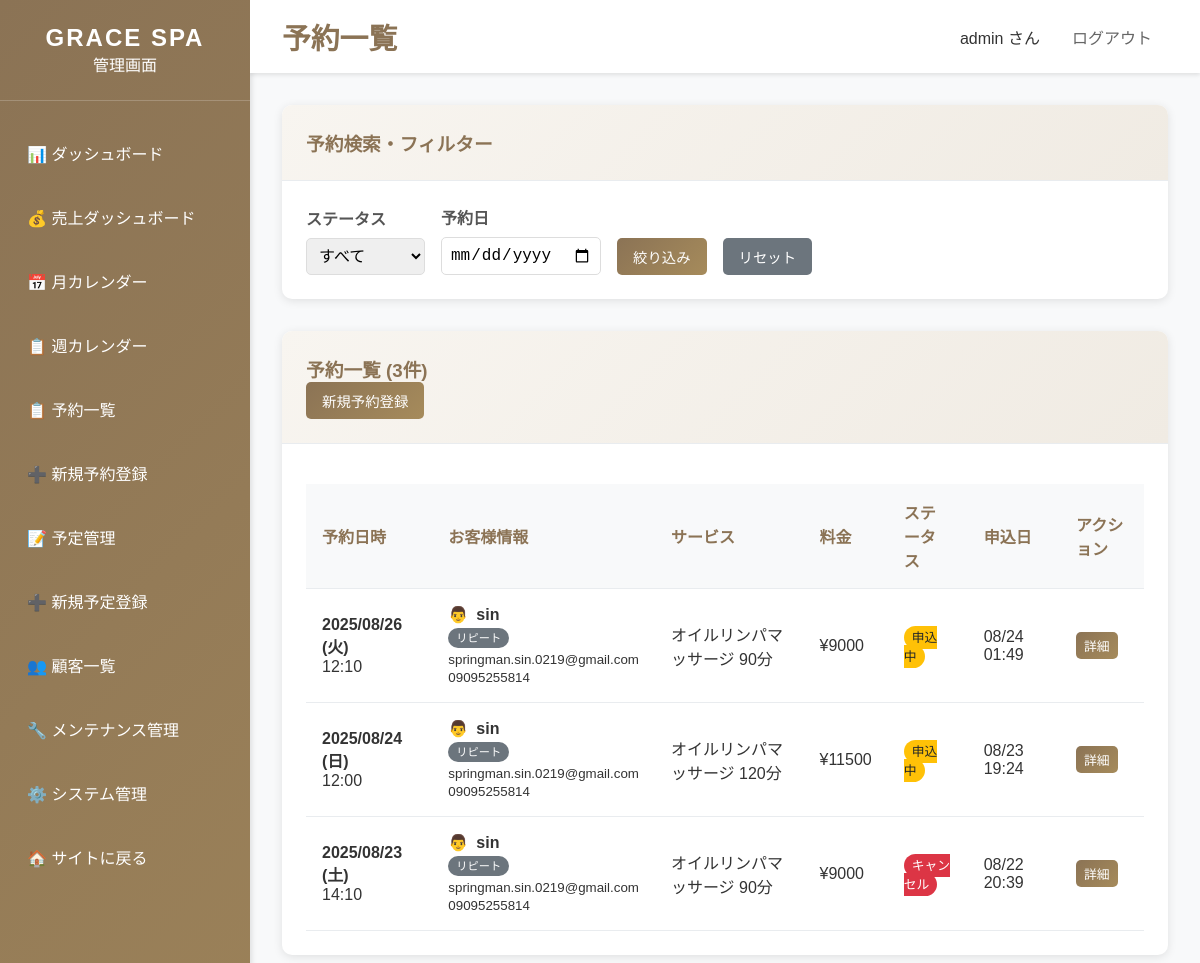
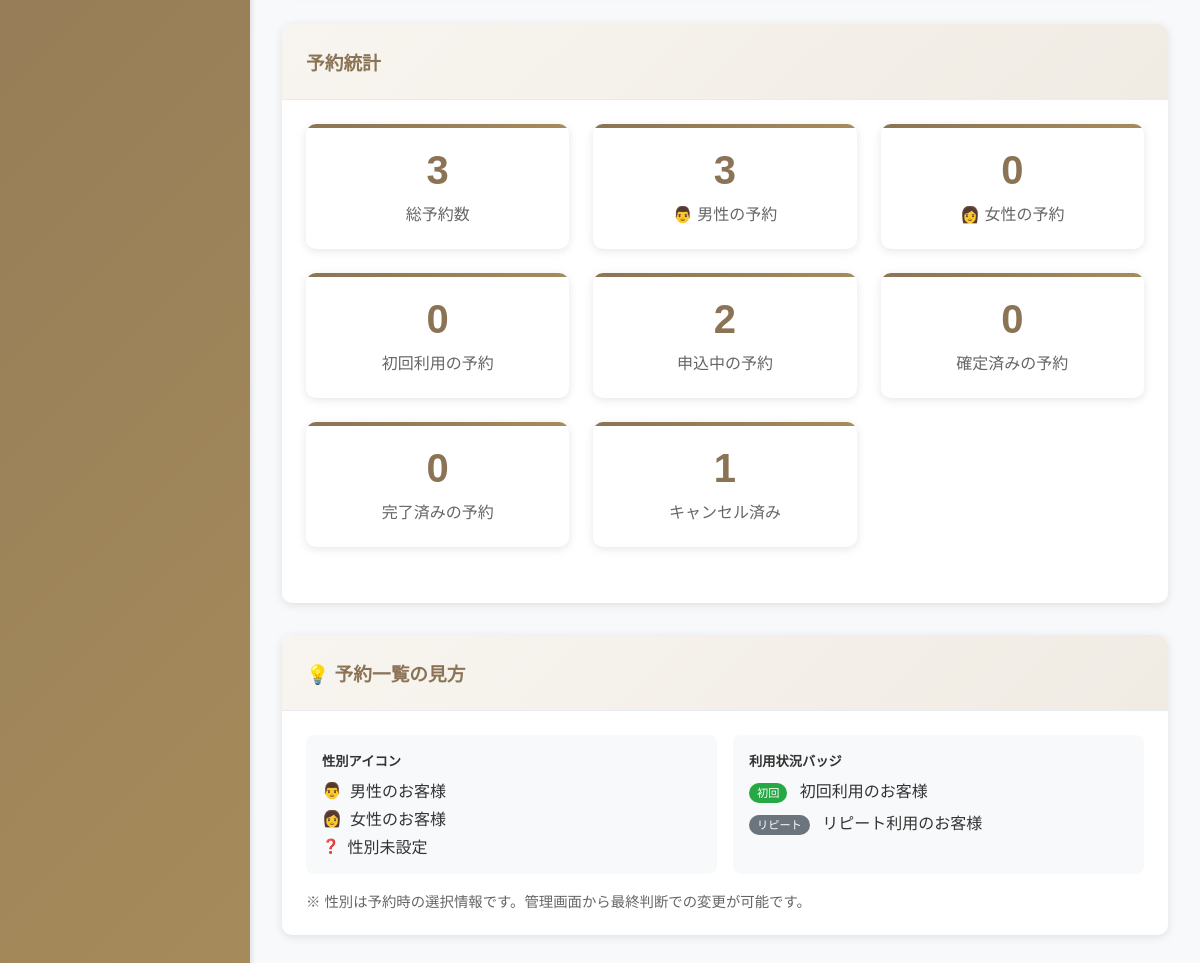
/dashboard/bookings/ (signed in), run on an earlier commit of the app's database (2 pictures, top to bottom).
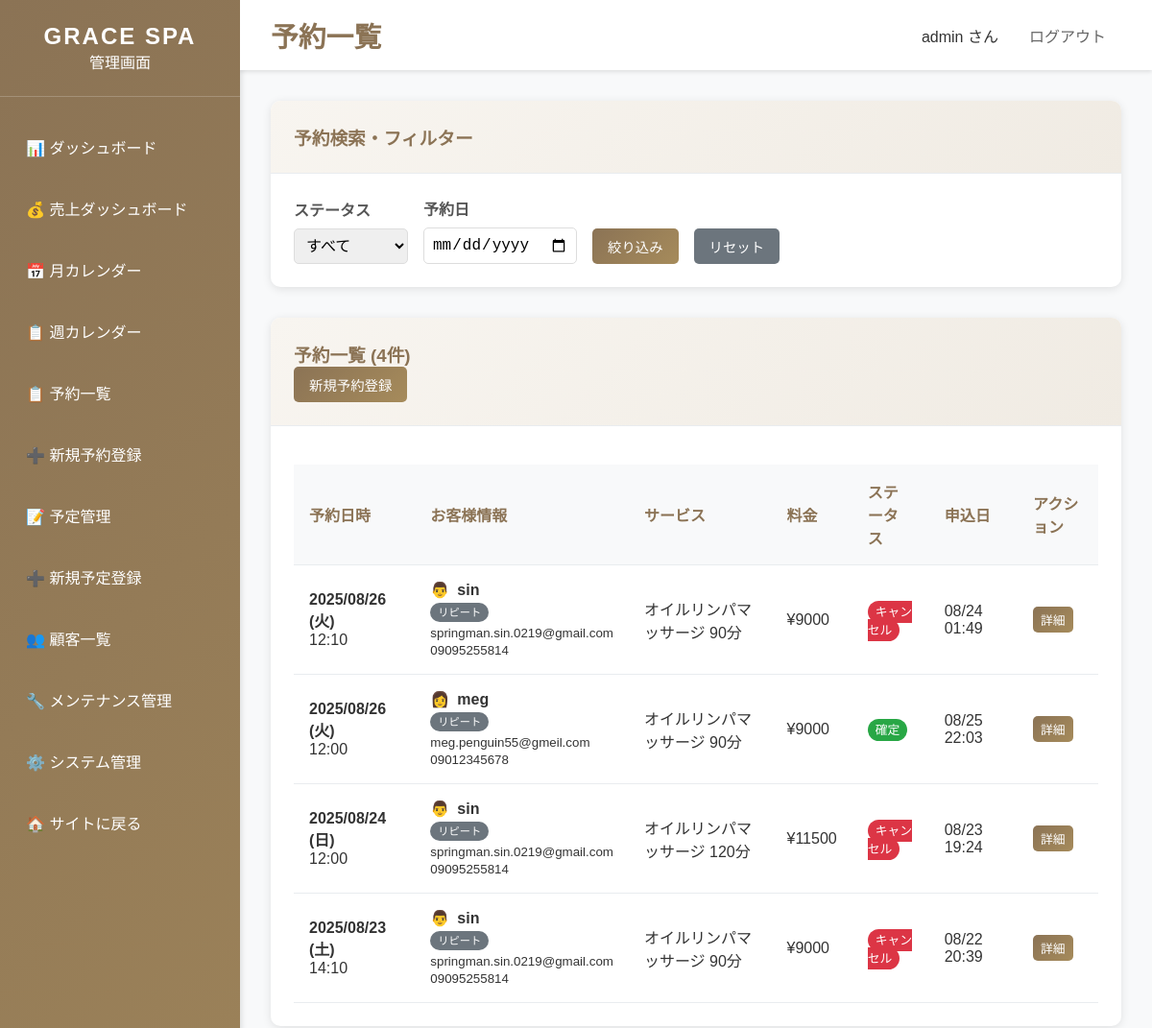
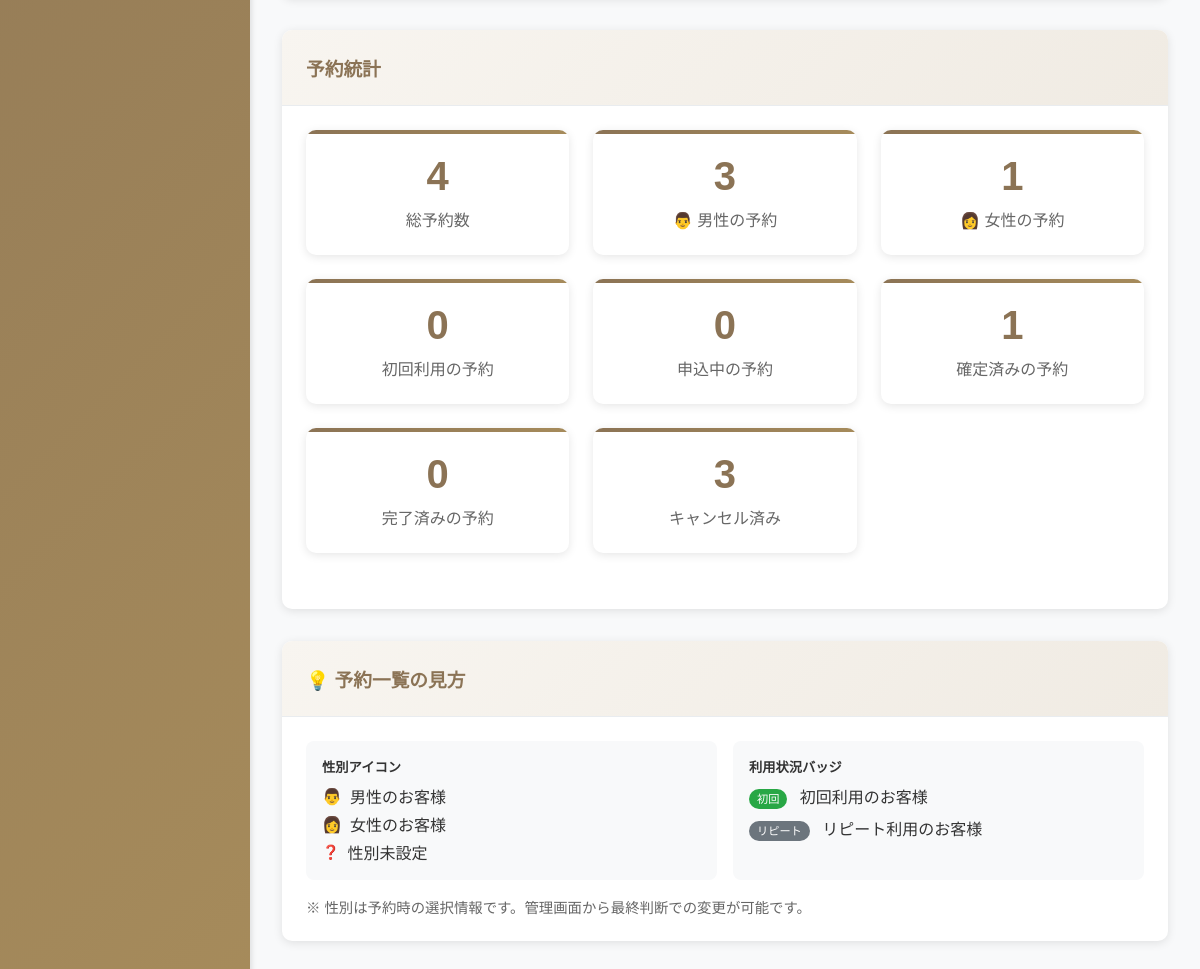
And on a later commit of the database (2 pictures, top to bottom).
### bookings/models.py (models this page shows, shortened)
class Booking(models.Model):
    STATUS_CHOICES = [
        ('pending', '承認待ち'),
        ('confirmed', '確定'),
        ('completed', '完了'),
        ('cancelled', 'キャンセル'),
    ]
    customer = models.ForeignKey(Customer, on_delete=models.CASCADE, verbose_name='顧客')
    service = models.ForeignKey(Service, on_delete=models.CASCADE, verbose_name='サービス')
    therapist = models.ForeignKey(Therapist, on_delete=models.SET_NULL, null=True, blank=True, verbose_name='施術者')
    booking_date = models.DateField('予約日')
    booking_time = models.TimeField('予約時間')
    status = models.CharField('ステータス', max_length=20, choices=STATUS_CHOICES, default='pending')
    notes = models.TextField('備考', blank=True)
    created_at = models.DateTimeField('作成日時', auto_now_add=True)
    updated_at = models.DateTimeField('更新日時', auto_now=True)
    class Meta:
        verbose_name = '予約'
        verbose_name_plural = '予約'
        ordering = ['-booking_date', '-booking_time']
        unique_together = ['therapist', 'booking_date', 'booking_time']

class Customer(models.Model):
    GENDER_CHOICES = [
        ('male', '男性'),
        ('female', '女性'),
    ]
    name = models.CharField('名前', max_length=100)
    email = models.EmailField('メールアドレス', unique=True)
    phone = models.CharField('電話番号', max_length=20)
    notes = models.TextField('備考', blank=True)  # ← 顧客の永続的な備考用（残す！）
    gender = models.CharField(
        '性別',
        max_length=10,
        choices=GENDER_CHOICES,
        blank=True,
        null=True
    )
    is_first_visit = models.BooleanField(
        '初回利用',
        default=True,
        help_text='初回利用かどうか'
    )
    created_at = models.DateTimeField('作成日時', auto_now_add=True)
    updated_at = models.DateTimeField('更新日時', auto_now=True)
    class Meta:
        verbose_name = '顧客'
        verbose_name_plural = '顧客'
        ordering = ['-created_at']

class Service(models.Model):
    name = models.CharField('サービス名', max_length=100)
    name_en = models.CharField('サービス名（英語）', max_length=100, blank=True, default='')  # ★ 追加
    description = models.TextField('説明', blank=True)
    description_en = models.TextField('説明（英語）', blank=True, default='')  # ★ 追加
    duration_minutes = models.PositiveIntegerField('施術時間（分）')
    price = models.PositiveIntegerField('料金')
    is_active = models.BooleanField('有効', default=True)
    sort_order = models.PositiveIntegerField('表示順', default=0)
    created_at = models.DateTimeField('作成日時', auto_now_add=True)
    updated_at = models.DateTimeField('更新日時', auto_now=True)
    class Meta:
        verbose_name = 'サービス'
        verbose_name_plural = 'サービス'
        ordering = ['sort_order', 'name']

### dashboard/views.py (the view)
# urls.py: path('dashboard/bookings/', views.booking_list, name='booking_list'),
@staff_member_required
def booking_list(request):
    status_filter = request.GET.get('status', '')
    date_filter = request.GET.get('date', '')
    bookings = Booking.objects.all()
    if status_filter:
        bookings = bookings.filter(status=status_filter)
    if date_filter:
        try:
            filter_date = datetime.strptime(date_filter, '%Y-%m-%d').date()
            bookings = bookings.filter(booking_date=filter_date)
        except ValueError:
            pass
    bookings = bookings.order_by('-booking_date', '-booking_time')
    booking_stats = {
        'total_bookings': bookings.count(),
        'male_bookings': bookings.filter(customer__gender='male').count(),
        'female_bookings': bookings.filter(customer__gender='female').count(),
        'first_visit_bookings': bookings.filter(customer__is_first_visit=True).count(),
        'pending_bookings': bookings.filter(status='pending').count(),
        'confirmed_bookings': bookings.filter(status='confirmed').count(),
        'completed_bookings': bookings.filter(status='completed').count(),
        'cancelled_bookings': bookings.filter(status='cancelled').count(),
    }
    context = {
        'title': '予約一覧 - GRACE SPA管理画面',
        'bookings': bookings,
        'booking_stats': booking_stats,  # ★ 統計データを追加
        'status_choices': Booking.STATUS_CHOICES,
        'current_status': status_filter,
        'current_date': date_filter,
    }
    return render(request, 'dashboard/booking_list.html', context)

### templates/dashboard/booking_list.html (shortened to what this page needs)
{% extends 'dashboard/base_dashboard.html' %}
{% block page_title %}予約一覧{% endblock %}
{% block content %}
<div class="card">
    <div class="card-header">
        <h3>予約検索・フィルター</h3>
    </div>
    <div class="card-body">
        <form method="get" style="display: flex; gap: 1rem; align-items: end; flex-wrap: wrap;">
            <div class="form-group" style="margin-bottom: 0;">
                <label for="status">ステータス</label>
                <select name="status" id="status" class="form-control">
                    <option value="">すべて</option>
                </select>
            </div>
            <div class="form-group" style="margin-bottom: 0;">
                <label for="date">予約日</label>
                <input type="date" name="date" id="date" value="{{ current_date }}" class="form-control">
            </div>
            <button type="submit" class="btn btn-primary">絞り込み</button>
            <a href="{% url 'dashboard:booking_list' %}" class="btn btn-secondary">リセット</a>
        </form>
    </div>
</div>
<div class="card">
    <div class="card-header">
        <h3>予約一覧 ({{ bookings.count }}件)</h3>
        <a href="{% url 'dashboard:booking_create' %}" class="btn btn-primary">新規予約登録</a>
    </div>
    <div class="card-body">
        {% if bookings %}
            <table class="table">
                <thead>
                    <tr>
                        <th>予約日時</th>
                        <th>お客様情報</th>
                        <th>サービス</th>
                        <th>料金</th>
                        <th>ステータス</th>
                        <th>申込日</th>
                        <th>アクション</th>
                    </tr>
                </thead>
                <tbody>
                    {% for booking in bookings %}
                    <tr>
                        <td>
                            <strong>{{ booking.booking_date|date:"Y/m/d (D)" }}</strong><br>
                            {{ booking.booking_time }}
                        </td>
                        <td>
                            <div style="display: flex; align-items: center; gap: 0.5rem;">
                                {% if booking.customer.gender == 'male' %}
                                    <span style="font-size: 16px; color: #007bff;" title="男性">👨</span>
                                {% elif booking.customer.gender == 'female' %}
                                    <span style="font-size: 16px; color: #e91e63;" title="女性">👩</span>
                                {% else %}
                                    <span style="font-size: 14px; color: #6c757d;" title="性別未設定">❓</span>
                                {% endif %}
                                <strong>{{ booking.customer.name }}</strong>
                            </div>
                            <div style="margin: 0.25rem 0;">
                                {% if booking.customer.is_first_visit %}
                                    <span class="badge" style="background: #28a745; color: white; font-size: 0.7rem;">初回</span>
                                {% else %}
                                    <span class="badge" style="background: #6c757d; color: white; font-size: 0.7rem;">リピート</span>
                                {% endif %}
                            </div>
                            <small>{{ booking.customer.email }}</small><br>
                            <small>{{ booking.customer.phone }}</small>
                        </td>
                        <td>{{ booking.service.name }}</td>
                        <td>¥{{ booking.service.price|floatformat:0 }}</td>
                        <td>
                            {% if booking.status == 'pending' %}
                                <span class="badge badge-pending">申込中</span>
                            {% elif booking.status == 'confirmed' %}
                                <span class="badge badge-confirmed">確定</span>
                            {% elif booking.status == 'completed' %}
                                <span class="badge badge-completed">完了</span>
                            {% elif booking.status == 'cancelled' %}
                                <span class="badge badge-cancelled">キャンセル</span>
                            {% elif booking.status == 'no_show' %}
                                <span class="badge badge-no-show">無断キャンセル</span>
                            {% endif %}
                        </td>
                        <td>{{ booking.created_at|date:"m/d H:i" }}</td>
                        <td>
                            <a href="{% url 'dashboard:booking_detail' booking.id %}"
                               class="btn btn-sm btn-primary">詳細</a>
                        </td>
                    </tr>
                    {% endfor %}
                </tbody>
            </table>
        {% endif %}
    </div>
</div>
<div class="card">
    <div class="card-header">
        <h3>予約統計</h3>
    </div>
    <div class="card-body">
        <div class="stats-grid">
            <div class="stat-card">
                <div class="stat-number">{{ booking_stats.total_bookings }}</div>
                <div class="stat-label">総予約数</div>
            </div>
            <div class="stat-card">
                <div class="stat-number">{{ booking_stats.male_bookings }}</div>
                <div class="stat-label">👨 男性の予約</div>
            </div>
            <div class="stat-card">
                <div class="stat-number">{{ booking_stats.female_bookings }}</div>
                <div class="stat-label">👩 女性の予約</div>
            </div>
            <div class="stat-card">
                <div class="stat-number">{{ booking_stats.first_visit_bookings }}</div>
                <div class="stat-label">初回利用の予約</div>
            </div>
            <div class="stat-card">
                <div class="stat-number">{{ booking_stats.pending_bookings }}</div>
                <div class="stat-label">申込中の予約</div>
            </div>
            <div class="stat-card">
                <div class="stat-number">{{ booking_stats.confirmed_bookings }}</div>
                <div class="stat-label">確定済みの予約</div>
            </div>
            <div class="stat-card">
                <div class="stat-number">{{ booking_stats.completed_bookings }}</div>
                <div class="stat-label">完了済みの予約</div>
            </div>
            <div class="stat-card">
                <div class="stat-number">{{ booking_stats.cancelled_bookings }}</div>
                <div class="stat-label">キャンセル済み</div>
            </div>
        </div>
    </div>
</div>
<div class="card">
    <div class="card-header">
        <h3>💡 予約一覧の見方</h3>
    </div>
    <div class="card-body">
        <div style="display: grid; grid-template-columns: repeat(auto-fit, minmax(250px, 1fr)); gap: 1rem;">
            <div style="padding: 1rem; background: #f8f9fa; border-radius: 8px;">
                <h5 style="margin-bottom: 0.5rem;">性別アイコン</h5>
                <div style="display: flex; align-items: center; gap: 0.5rem; margin-bottom: 0.25rem;">
                    <span style="font-size: 16px; color: #007bff;">👨</span>
                    <span>男性のお客様</span>
                </div>
                <div style="display: flex; align-items: center; gap: 0.5rem; margin-bottom: 0.25rem;">
                    <span style="font-size: 16px; color: #e91e63;">👩</span>
                    <span>女性のお客様</span>
                </div>
                <div style="display: flex; align-items: center; gap: 0.5rem;">
                    <span style="font-size: 14px; color: #6c757d;">❓</span>
                    <span>性別未設定</span>
                </div>
            </div>
            <div style="padding: 1rem; background: #f8f9fa; border-radius: 8px;">
                <h5 style="margin-bottom: 0.5rem;">利用状況バッジ</h5>
                <div style="margin-bottom: 0.5rem;">
                    <span class="badge" style="background: #28a745; color: white; font-size: 0.7rem;">初回</span>
                    <span style="margin-left: 0.5rem;">初回利用のお客様</span>
                </div>
                <div>
                    <span class="badge" style="background: #6c757d; color: white; font-size: 0.7rem;">リピート</span>
                    <span style="margin-left: 0.5rem;">リピート利用のお客様</span>
                </div>
            </div>
        </div>
        <p style="margin-top: 1rem; color: #666; font-size: 0.9rem;">
            ※ 性別は予約時の選択情報です。管理画面から最終判断での変更が可能です。
        </p>
    </div>
</div>
{% endblock %}

### templates/dashboard/base_dashboard.html (shortened to what this page needs)
<!DOCTYPE html>
<html lang="ja">
<head>
</head>
<body>
    <div class="dashboard-container">
        <nav class="sidebar">
            <div class="sidebar-header">
                <h2>GRACE SPA</h2>
                <p>管理画面</p>
            </div>
            <ul class="sidebar-nav">
                <li class="nav-item">
                    <a href="{% url 'dashboard:home' %}" class="nav-link">
                        📊 ダッシュボード
                    </a>
                </li>
                <li class="nav-item">
                    <a href="{% url 'dashboard:sales_dashboard' %}" class="nav-link">
                        💰 売上ダッシュボード
                    </a>
                </li>
                <li class="nav-item">
                    <a href="{% url 'dashboard:calendar' %}" class="nav-link">
                        📅 月カレンダー
                    </a>
                </li>
                <li class="nav-item">
                    <a href="{% url 'dashboard:week_calendar' %}" class="nav-link">
                        📋 週カレンダー
                    </a>
                </li>
                <li class="nav-item">
                    <a href="{% url 'dashboard:booking_list' %}" class="nav-link">
                        📋 予約一覧
                    </a>
                </li>
                <li class="nav-item">
                    <a href="{% url 'dashboard:booking_create' %}" class="nav-link">
                        ➕ 新規予約登録
                    </a>
                </li>
                <li class="nav-item">
                    <a href="{% url 'dashboard:schedule_list' %}" class="nav-link">
                        📝 予定管理
                    </a>
                </li>
                <li class="nav-item">
                    <a href="{% url 'dashboard:schedule_create' %}" class="nav-link">
                        ➕ 新規予定登録
                    </a>
                </li>
                <li class="nav-item">
                    <a href="{% url 'dashboard:customer_list' %}" class="nav-link">
                        👥 顧客一覧
                    </a>
                </li>
                <li class="nav-item">
                    <a href="{% url 'dashboard:maintenance_settings' %}" class="nav-link">
                        🔧 メンテナンス管理
                    </a>
                </li>
                <li class="nav-item">
                    <a href="/admin/" class="nav-link">
                        ⚙️ システム管理
                    </a>
                </li>
                <li class="nav-item">
                    <a href="{% url 'website:home' %}" class="nav-link">
                        🏠 サイトに戻る
                    </a>
                </li>
            </ul>
        </nav>
        <main class="main-content">
            <div class="topbar">
                <h1>{% block page_title %}ダッシュボード{% endblock %}</h1>
                <div class="user-info">
                    <span>{{ user.username }} さん</span>
                    <a href="/admin/logout/">ログアウト</a>
                </div>
            </div>
            <div class="content-area">
                {% block content %}
                {% endblock %}
            </div>
        </main>
    </div>
</body>
</html>

What changed in the data, as far as the page shows it:
changed Booking (number 1 of 4 on the later page): status "申込中" → "キャンセル"
added Booking: booking_date "2025/08/26 (火)", booking_time "12:00", customer.name "meg", shows "リピート", customer.email "meg.penguin55@gmeil.com", customer.phone "09012345678", service.name "オイルリンパマッサージ 90分", service.price "9000", status "確定", created_at "08/25 22:03"
changed Booking "オイルリンパマッサージ 120分": status "申込中" → "キャンセル"
Also different on the page:
{{ bookings.count }}: "3" → "4"
{{ booking_stats.total_bookings }}: "3" → "4"
{{ booking_stats.female_bookings }}: "0" → "1"
{{ booking_stats.pending_bookings }}: "2" → "0"
{{ booking_stats.confirmed_bookings }}: "0" → "1"
{{ booking_stats.cancelled_bookings }}: "1" → "3"
